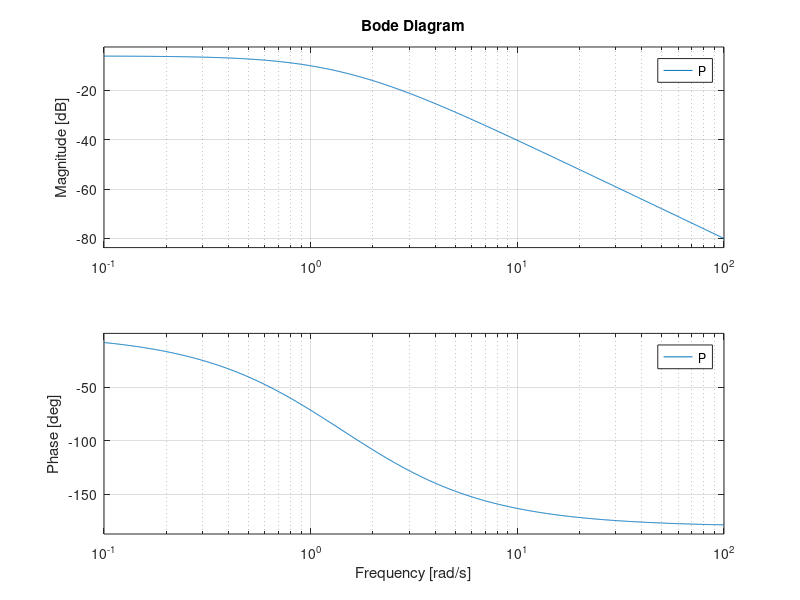
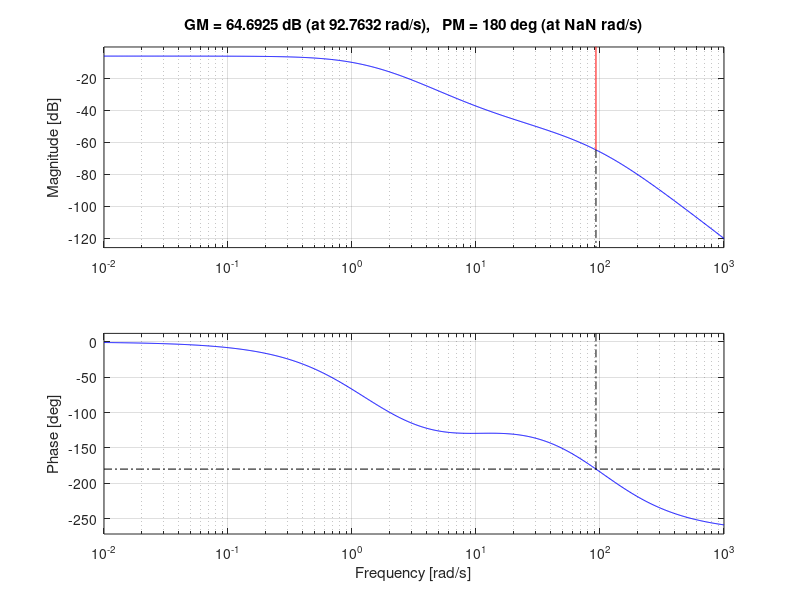

These charts were generated, in order, by the following MATLAB code:
s = tf('s');

% Define the plant
P = 1 / (s^2 + 3*s + 2);
figure;
bode(P);

% Design a lead compensator to improve phase margin
C_lead = (1 + 0.1*s) / (1 + 0.01*s);

% Add a low-pass filter to suppress high-frequency noise
C_lpf = 1 / (1 + s/100);

% Combine components to form the controller
C = C_lead * C_lpf;

% Open-loop transfer function
L = C * P;

% Plot Bode diagram
figure;
bode(L);
grid on;
title('Open-Loop Transfer Function');

% Analyze margins
margin(L);